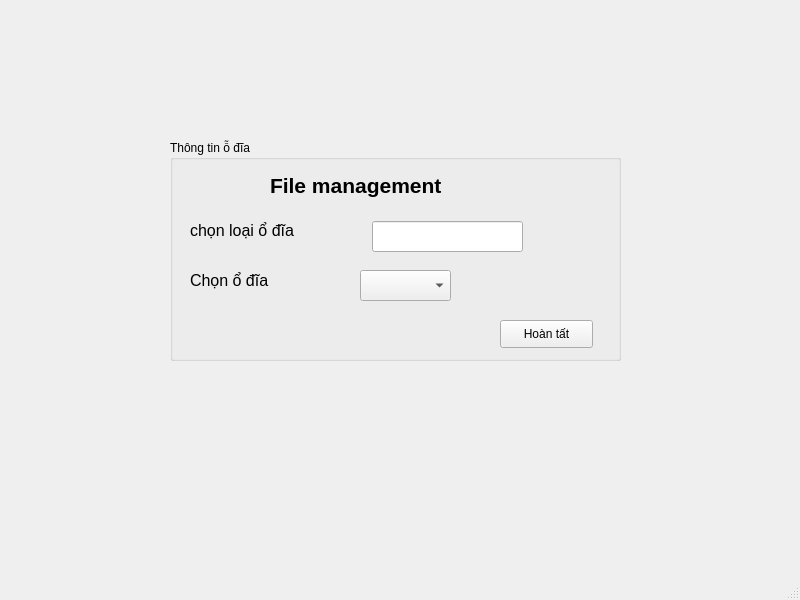
<?xml version="1.0" encoding="UTF-8"?>
<ui version="4.0">
 <class>MainWindow</class>
 <widget class="QMainWindow" name="MainWindow">
  <property name="geometry">
   <rect>
    <x>0</x>
    <y>0</y>
    <width>800</width>
    <height>600</height>
   </rect>
  </property>
  <property name="windowTitle">
   <string>MainWindow</string>
  </property>
  <widget class="QWidget" name="centralwidget">
   <widget class="QGroupBox" name="groupBox">
    <property name="geometry">
     <rect>
      <x>170</x>
      <y>140</y>
      <width>451</width>
      <height>221</height>
     </rect>
    </property>
    <property name="title">
     <string>Thông tin ỗ đĩa</string>
    </property>
    <widget class="QLabel" name="label_2">
     <property name="geometry">
      <rect>
       <x>100</x>
       <y>20</y>
       <width>241</width>
       <height>51</height>
      </rect>
     </property>
     <property name="font">
      <font>
       <pointsize>16</pointsize>
       <weight>75</weight>
       <bold>true</bold>
      </font>
     </property>
     <property name="text">
      <string>File management</string>
     </property>
    </widget>
    <widget class="QLabel" name="label">
     <property name="geometry">
      <rect>
       <x>20</x>
       <y>120</y>
       <width>121</width>
       <height>41</height>
      </rect>
     </property>
     <property name="font">
      <font>
       <pointsize>12</pointsize>
      </font>
     </property>
     <property name="text">
      <string>Chọn ổ đĩa</string>
     </property>
    </widget>
    <widget class="QComboBox" name="volumeC">
     <property name="geometry">
      <rect>
       <x>190</x>
       <y>130</y>
       <width>91</width>
       <height>31</height>
      </rect>
     </property>
    </widget>
    <widget class="QPushButton" name="pushButton">
     <property name="geometry">
      <rect>
       <x>330</x>
       <y>180</y>
       <width>93</width>
       <height>28</height>
      </rect>
     </property>
     <property name="text">
      <string>Hoàn tất</string>
     </property>
    </widget>
    <widget class="QLineEdit" name="disk_type">
     <property name="geometry">
      <rect>
       <x>202</x>
       <y>81</y>
       <width>151</width>
       <height>31</height>
      </rect>
     </property>
    </widget>
    <widget class="QLabel" name="label_3">
     <property name="geometry">
      <rect>
       <x>20</x>
       <y>80</y>
       <width>141</width>
       <height>21</height>
      </rect>
     </property>
     <property name="font">
      <font>
       <pointsize>12</pointsize>
      </font>
     </property>
     <property name="text">
      <string>chọn loại ổ đĩa</string>
     </property>
    </widget>
   </widget>
  </widget>
  <widget class="QMenuBar" name="menubar">
   <property name="geometry">
    <rect>
     <x>0</x>
     <y>0</y>
     <width>800</width>
     <height>26</height>
    </rect>
   </property>
  </widget>
  <widget class="QStatusBar" name="statusbar"/>
 </widget>
 <resources/>
 <connections/>
</ui>
